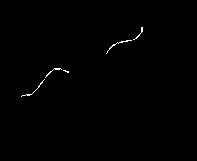
#> input picture Eve/result_bwf.jpg, 197 x 161 px
$ python 1_line_works.py   (older library calls are emulated)
#> lines starting #> are read from the running program, lines starting #| are printed output that depends on the picture; after the words box and inside, x2 and y2 are one past the last pixel; in counts of white or black regions, pixels touching at a corner belong together
import cv2 as cv
import numpy as np

#good  works for simple line detection

def canny_demo(image):
    t = 80
    canny_output = cv.Canny(image, t, t * 2)
    cv.imwrite("canny_output.png", canny_output)
    return canny_output


src = cv.imread("result_bwf.jpg")
#> src is the input picture: shape (161, 197, 3); min 0, max 255, mean 1.1
# src = cv.resize(src,(src.shape[1]*2,src.shape[0]*2))
# cv.namedWindow("input", cv.WINDOW_AUTOSIZE)

binary = canny_demo(src)
#> in canny_demo, `canny_output = cv.Canny(image, t, t * 2)`:
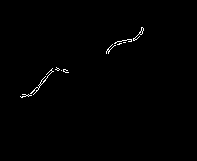
#> canny_output: shape (161, 197); 0.58% white in thin lines or dots, all inside (x1, y1, x2, y2) = (20, 27, 144, 98)
k = np.ones((3, 3), dtype=np.uint8)
binary = cv.morphologyEx(binary, cv.MORPH_DILATE, k)
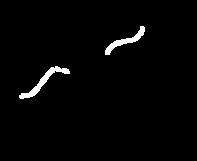
#> binary: shape (161, 197); 1.9% white; 2 white regions
cv.imshow("binary", binary)

# 轮廓发现
out, contours, hierarchy = cv.findContours(binary, cv.RETR_EXTERNAL, cv.CHAIN_APPROX_SIMPLE)
#> contours = 2 contours; box (x1, y1, x2, y2) and area: (19, 66, 70, 99) 281, (105, 26, 145, 55) 226

# 直线拟合与极值点寻找
for c in range(len(contours)):
    x, y, w, h = cv.boundingRect(contours[c])
    m = max(w, h)
    # if m < 30:
    #     continue
    vx, vy, x0, y0 = cv.fitLine(contours[c], cv.DIST_L1, 0, 0.1, 0.1)
    k = vy/vx
    b = y0 - k*x0
    maxx = 0
    maxy = 0
    miny = 1000
    minx = 0
    for pt in contours[c]:
        px, py = pt[0]
        if maxy < py:
            maxy = py
        if miny > py:
            miny = py
    maxx = (maxy - b) / k
    minx = (miny - b) / k
#> (the run stopped early here; a loop or call above may not have finished)
